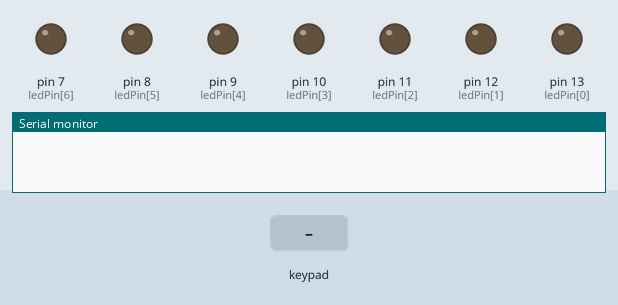
Bench run of a sketch on a simulated Arduino Mega 2560, built with avr-gcc and run on an emulated ATmega2560. Shown: output pins drawn as LEDs (lit = HIGH), the last lines printed to the serial monitor. Dashed ring = blinking. Inputs (shaded band) come from the test bench.

Above: at 1.2 s.
1.3 s: keypad keys 3 0 3 2 3 4 3 6 pressed 0.4 s apart
At 4.5 s:
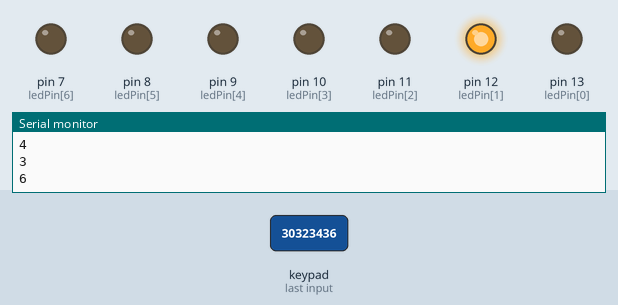
6.0 s: key 'a' pressed
At 7.0 s:
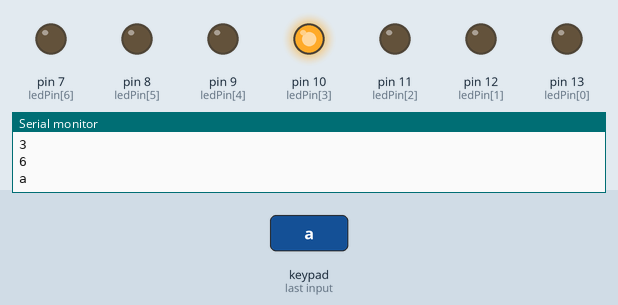
7.6 s: key 'c' pressed
At 8.3 s:
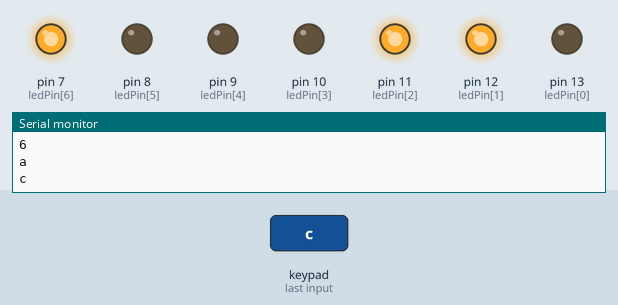
9.2 s: key 'd' pressed
At 9.6 s:
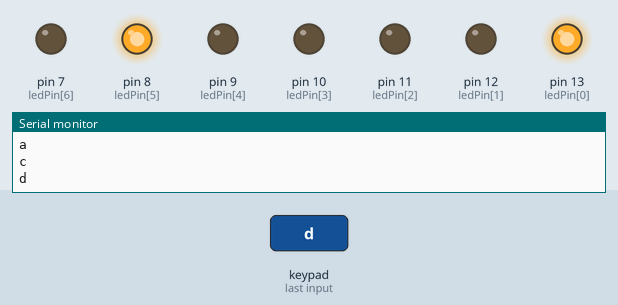
10.8 s: key 'e' pressed
At 11.8 s:
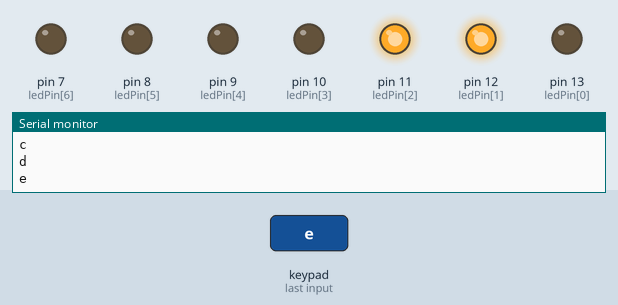
12.4 s: keypad keys 1 3 9 7 2 2 2 2 pressed 0.4 s apart
At 14.6 s:
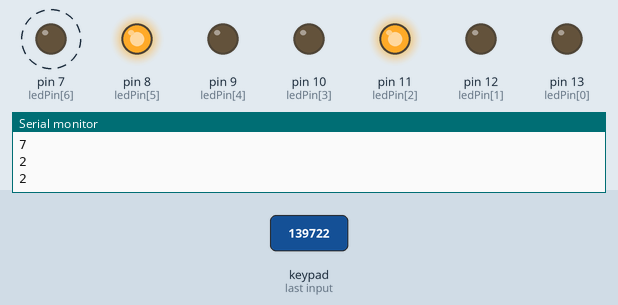
Timing chart, 0 to 16.1 s (numbered marks = the images above; inputs shaded):
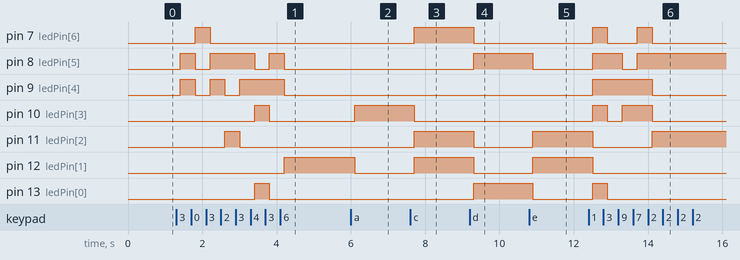

The sketch:

sketch_jun1c.ino
```cpp
#include <Keypad.h>
const byte ROWS = 4;
const byte COLS = 4;
char hexaKeys[ROWS][COLS] = {
  {'0', '1', '2', '3'},
  {'4', '5', '6', '7'},
  {'8', '9', 'a', 'b'},
  {'c', 'd', 'e', 'f'}
};
byte rowPins[ROWS] = {30, 32, 34, 36};
byte colPins[COLS] = {28, 26, 24, 22};
char customKey;
Keypad customKeyPad = Keypad( makeKeymap(hexaKeys), rowPins, colPins, ROWS, COLS);

// 세그먼트 디지털 핀 13~7
int ledPin[7] = {13, 12, 11, 10, 9, 8, 7};

int num[10][7] {
  {0, 0, 0, 0, 0, 0, 1},  // 0
  {1, 0, 0, 1, 1, 1, 1},  // 1
  {0, 0, 1, 0, 0, 1, 0},  // 2
  {0, 0, 0, 0, 1, 1, 0},  // 3
  {1, 0, 0, 1, 1, 0, 0},  // 4
  {0, 1, 0, 0, 1, 0, 0},  // 5
  {0, 1, 0, 0, 0, 0, 0},  // 6
  {0, 0, 0, 1, 1, 1, 1},  // 7
  {0, 0, 0, 0, 0, 0, 0},  // 8
  {0, 0, 0, 1, 1, 0, 0}   // 9
};

int alphabet[6][7] {
  {0, 0, 0, 1, 0, 0, 0}, // A
  {0, 0, 0, 0, 0, 0, 0}, // B
  {0, 1, 1, 0, 0, 0, 1}, // C
  {1, 0, 0, 0, 0, 1, 0}, // D
  {0, 1, 1, 0, 0, 0, 0}, // E
  {0, 1, 1, 1, 0, 0, 0}, // F
};
int A;

void setup() {
  Serial.begin(9600);
  for(int i = 0; i < 7; i++){
    pinMode(ledPin[i],OUTPUT);
  }

}
void keyPress();

void loop() {
  keyPress();
  if(isDigit(customKey) == true) // 0~9까지
  {
    for(int i = 48; i < 58; i++)
    {
      if(A == i)
      {
        for(int j = 0; j < 7; j++)
        {
          digitalWrite(ledPin[j], num[A-48][j]);
        }
      }
    }
  }
  if(isAlpha(customKey) == true)
  {
    for(int i = 97; i < 103; i++)
    {
      if( A == i)
      {
        for(int j = 0; j < 7; j++)
        {
          digitalWrite(ledPin[j], alphabet[A-97][j]);
        }
      }
    }
  }
}

void keyPress() {
  customKey = customKeyPad.getKey();
  A = int(customKey);
  if (customKey) {
    Serial.println(customKey);
    delay(100);
  }
}
```

Measured:
- after the input at 1.3 s, pin 7 (ledPin[6]): LOW → HIGH after 0.51 s, → LOW 0.40 s later; pin 8 (ledPin[5]): goes HIGH 0.40 s, LOW 0.40 s, HIGH 1.2 s, LOW 0.39 s, HIGH 0.40 s, then LOW, starting after 0.10 s
- after the input at 6.0 s, pin 10 (ledPin[3]): LOW → HIGH after 0.10 s; pin 12 (ledPin[1]): HIGH → LOW after 0.10 s
- after the input at 7.6 s, pin 7 (ledPin[6]), pin 11 (ledPin[2]), pin 12 (ledPin[1]): LOW → HIGH after 0.10 s; pin 10 (ledPin[3]): HIGH → LOW after 0.10 s
- after the input at 9.2 s, pin 7 (ledPin[6]), pin 11 (ledPin[2]), pin 12 (ledPin[1]): HIGH → LOW after 0.11 s; pin 8 (ledPin[5]), pin 13 (ledPin[0]): LOW → HIGH after 0.11 s
- after the input at 10.8 s, pin 8 (ledPin[5]), pin 13 (ledPin[0]): HIGH → LOW after 0.10 s; pin 11 (ledPin[2]), pin 12 (ledPin[1]): LOW → HIGH after 0.10 s
- after the input at 12.4 s, pin 7 (ledPin[6]): alternates HIGH for 0.40 s and LOW for 0.80 s, 4 changes in all, then stays LOW, starting after 0.11 s; pin 8 (ledPin[5]): LOW → HIGH after 0.11 s, → LOW 0.80 s later, → HIGH 0.40 s later
